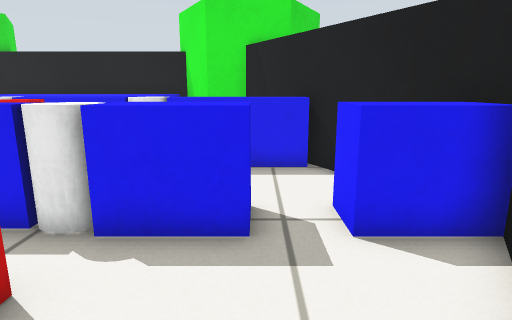
[1] (above)

17 first-person views from a walk through a Gazebo world. The camera is 0.56 m above the floor, tilts 12° down and sees 75° across. The floor is counted in squares, 0.25 m on a side. Each view is taken from the middle of a square. On the plan, view 1 faces up. The plan holds only what a view shows up to about 19 squares ahead; the rest is blank. The place goes on beyond the plan.

[2]
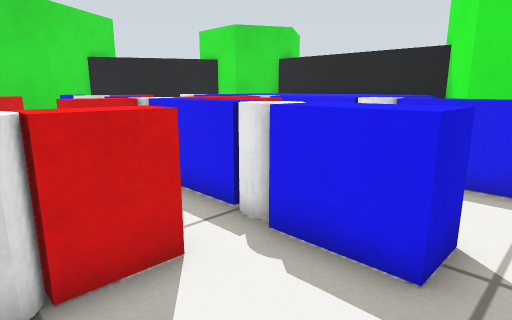

[3]
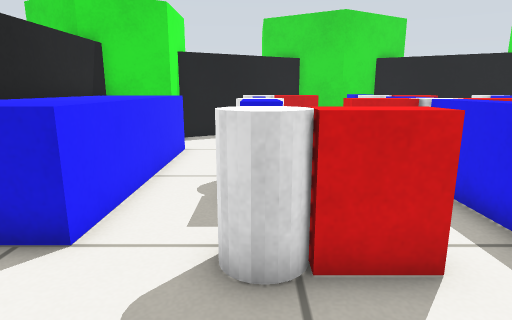

[4]
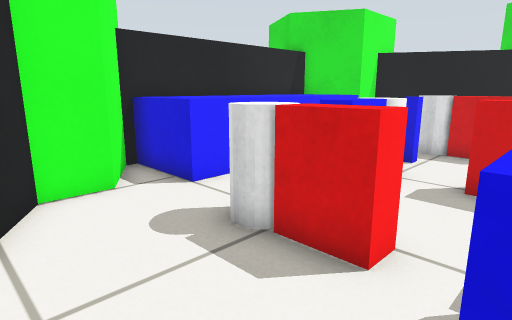

[5]
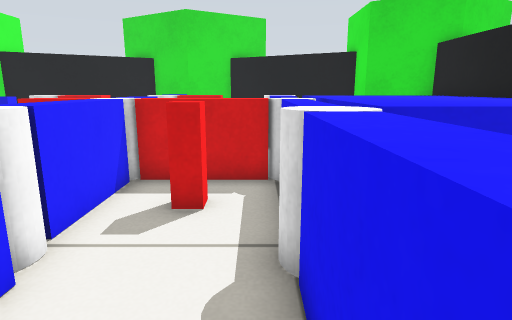

[6]
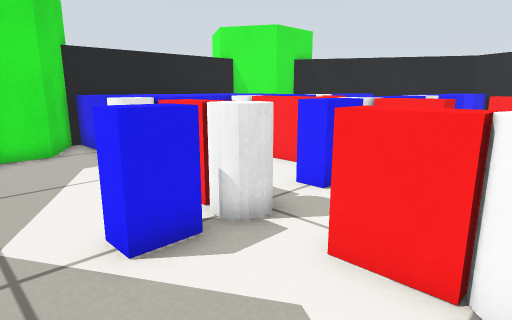

[7]
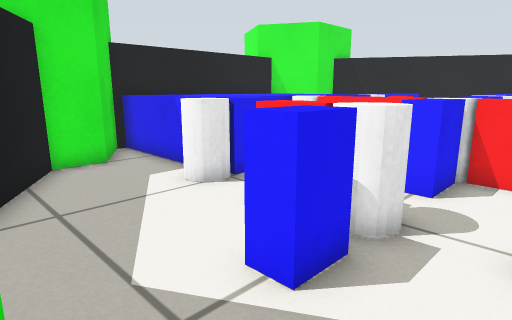

[8]
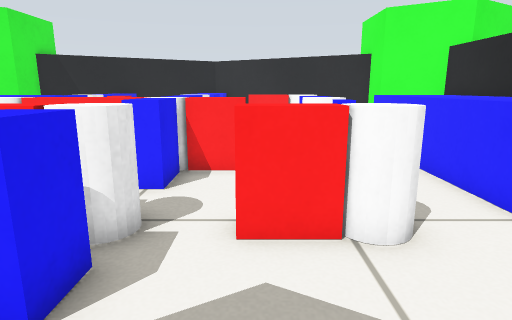

[9]
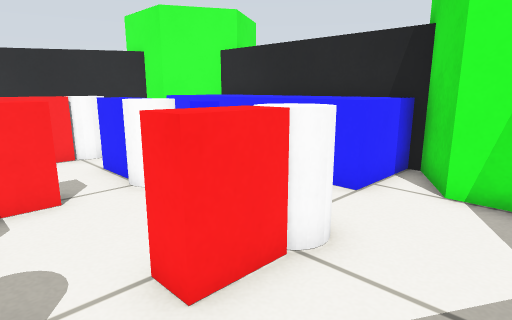

[10]
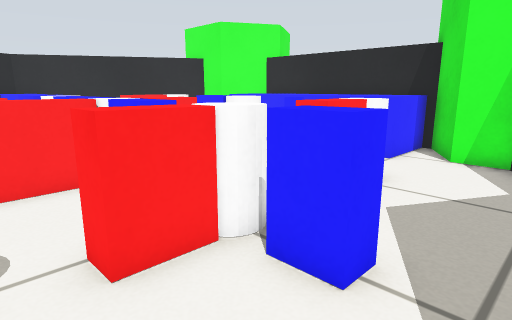

[11]
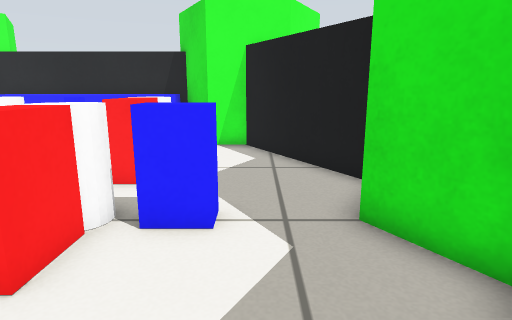

[12]
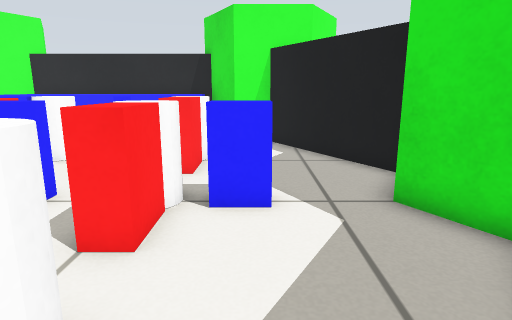

[13]
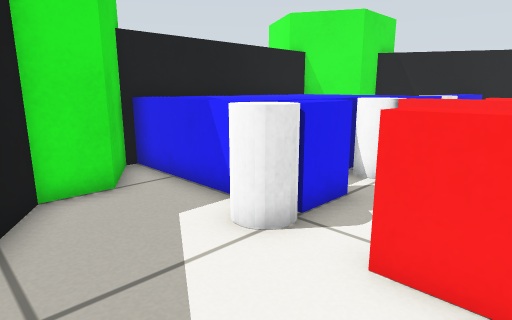

[14]
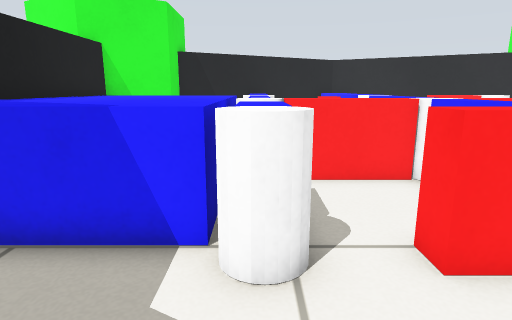

[15]
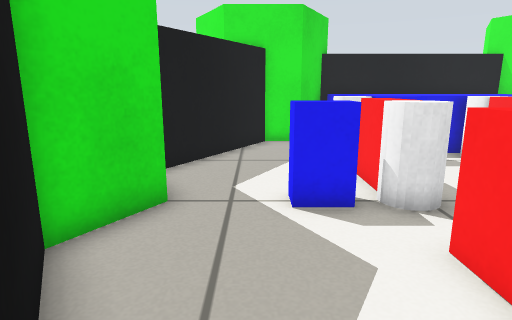

[16]
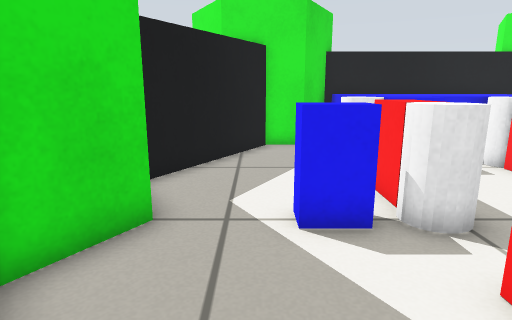

[17]
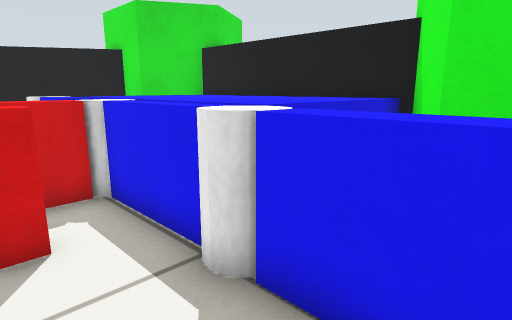

### Floor plan
Key: @ floor where view 1 was taken; # wall or solid block; . floor; = window, fence, low wall or low ledge; B blue box; C white cylinder; P red post; R red box; L blue post.
Columns run from 18 left of view 1 to 4 right of it. Each row starts with its distance up from view 1.
 16       #BBBBBBBB#
 15      ##BBBBBBBB##
 14    ###.BBBBBBBBB###
 13   ##...BBBBBBBBB  #
 12   #....BBBBBBBBB  ##
 11  ##....BBBBBBBB    #
 10  #....CBB.CC==#C===##
  9 ##....C...##...C....##
  8 #.....R...#=.P.......#
  7 #.....RR..#=.........##
  6 ##..BBRCBB#C==#CBBB.BB#
  5 ##..BBCCBBC#==#CBBB.BB#
  4 #.........RR.........##
  3 #.....R...RR...R.....#
  2 ##....R....C...R....##
  1  #....CCL.CCBBCC....#
  0  ##...............@##
 -1   #................#
 -2   ##...BBBBBBBB...##
 -3    ###.BBBBBBBB.###
 -4      ##BBBBBBBB##
 -5       #BBBBBBBB#

Where each view was taken, in squares from view 1:
view 1: 0 up, 0 right, facing up
view 2: 1 up, 1 right, facing up-left
view 3: 1 up, 1 right, facing left
view 4: 5 up, 1 right, facing down-left
view 5: 9 up, 1 right, facing left
view 6: 1 up, 16 left, facing up-right
view 7: 3 up, 17 left, facing up-right
view 8: 3 up, 17 left, facing right
view 9: 5 up, 15 left, facing down-right
view 10: 9 up, 16 left, facing down-right
view 11: 11 up, 15 left, facing down
view 12: 12 up, 14 left, facing down
view 13: 6 up, 16 left, facing up-right
view 14: 10 up, 16 left, facing right
view 15: 1 down, 15 left, facing up
view 16: 0 up, 15 left, facing up
view 17: 7 up, 0 right, facing up-left
